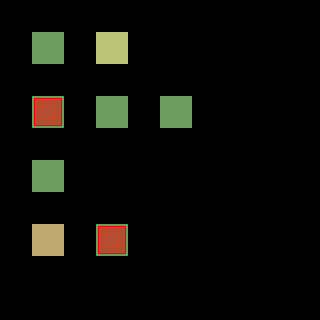

This game map was drawn from its Tiled (.tmx) file and the tilesets committed beside it. A one-line description and the trimmed map source follow:
An orthogonal 10x10 tile map with 32x32 px tiles, 4 tile layers (Regions, Input_set, Output_Ground, Output_Collision), 4 tilesets.

<map version="1.0" orientation="orthogonal" width="10" height="10" tilewidth="32" tileheight="32">
 <tileset firstgid="1" source="../map_tiles.tsx" />
 <tileset firstgid="33" source="../sets.tsx" />
 <tileset firstgid="161" source="../tiles32_sea_of_trees.tsx" />
 <tileset firstgid="2209" source="../rules.tsx" />
 <layer name="Regions" width="10" height="10">
  <data>[100 cells, 8 non-empty, 1 distinct tile ids]</data>
 </layer>
 <layer name="Input_set" width="10" height="10">
  <data>[100 cells, 8 non-empty, 8 distinct tile ids]</data>
 </layer>
 <layer name="Output_Ground" width="10" height="10">
  <data>[100 cells, 8 non-empty, 3 distinct tile ids]</data>
 </layer>
 <layer name="Output_Collision" width="10" height="10">
  <data>[100 cells, 2 non-empty, 1 distinct tile ids]</data>
 </layer>
</map>
